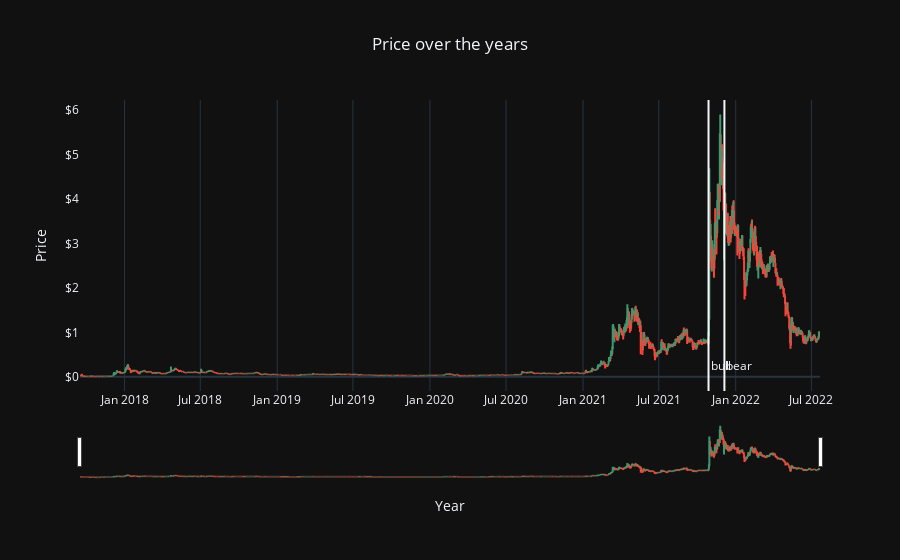

Notebook cell for this chart:
### Code cell
raw_data=pd.read_csv('Decent.csv')
def date_format(df):
    if isinstance(df, pd.DataFrame):
        if 'Date' in df.columns:
            df.Date = pd.to_datetime(df.Date)
            df[['Year','Month','Day']] = df.Date.apply(lambda x: pd.Series(x.strftime("%Y-%m-%d").split("-")))
    else:
        print("Invalid entry, please use a data frame with a Date column.")
    return df

data=date_format(raw_data)
data['Close']=data['Close'].astype(float)
data['Open']=data['Open'].astype(float)
data['High']=data['High'].astype(float)
data['Low']=data['Low'].astype(float)
data['Year']=data['Year'].astype(int)
data['Month']=data['Month'].astype(int)
data['Day']=data['Day'].astype(int)

fig = go.Figure(data=go.Ohlc(x=data['Date'],
                open=data['Open'],
                high=data['High'],
                low=data['Low'],
                close=data['Close']))

fig.update_layout(template='plotly_dark',
    title='Price over the years',
    xaxis_title="Year",
    yaxis_title='Price',title_x=0.5,
    shapes = [dict(x0='2021-10-28', x1='2021-10-28', y0=0, y1=1, xref='x', yref='paper',line_width=2),
             dict(x0='2021-12-05', x1='2021-12-05', y0=0, y1=1, xref='x', yref='paper',line_width=2)],
    annotations=[dict(x='2021-10-28', y=0.05, xref='x', yref='paper',showarrow=False, xanchor='left', text='bull'),
        dict(x='2021-12-05', y=0.05, xref='x', yref='paper',showarrow=False, xanchor='left', text='bear'),]
)

fig.update_yaxes( # the y-axis is in dollars
    tickprefix="$", showgrid=False
)

fig.update_xaxes(
     showgrid=True
)

fig.show()

### Figure 1 — Plotly figure (JSON) as saved in the notebook; plotly's stock layout.template omitted (floating-point values rounded to 4 significant figures; data arrays with more than 128 entries replaced by an {"elided": "..."} marker saying what was removed)
{"data": [{"close": {"elided": "1769 float values"}, "high": {"elided": "1769 float values"}, "low": {"elided": "1769 float values"}, "open": {"elided": "1769 float values"}, "type": "ohlc", "x": {"elided": "1769 str values"}}], "layout": {"annotations": [{"showarrow": false, "text": "bull", "x": "2021-10-28", "xanchor": "left", "xref": "x", "y": 0.05, "yref": "paper"}, {"showarrow": false, "text": "bear", "x": "2021-12-05", "xanchor": "left", "xref": "x", "y": 0.05, "yref": "paper"}], "shapes": [{"line": {"width": 2}, "x0": "2021-10-28", "x1": "2021-10-28", "xref": "x", "y0": 0, "y1": 1, "yref": "paper"}, {"line": {"width": 2}, "x0": "2021-12-05", "x1": "2021-12-05", "xref": "x", "y0": 0, "y1": 1, "yref": "paper"}], "title": {"text": "Price over the years", "x": 0.5}, "xaxis": {"showgrid": true, "title": {"text": "Year"}}, "yaxis": {"showgrid": false, "tickprefix": "$", "title": {"text": "Price"}}}}
